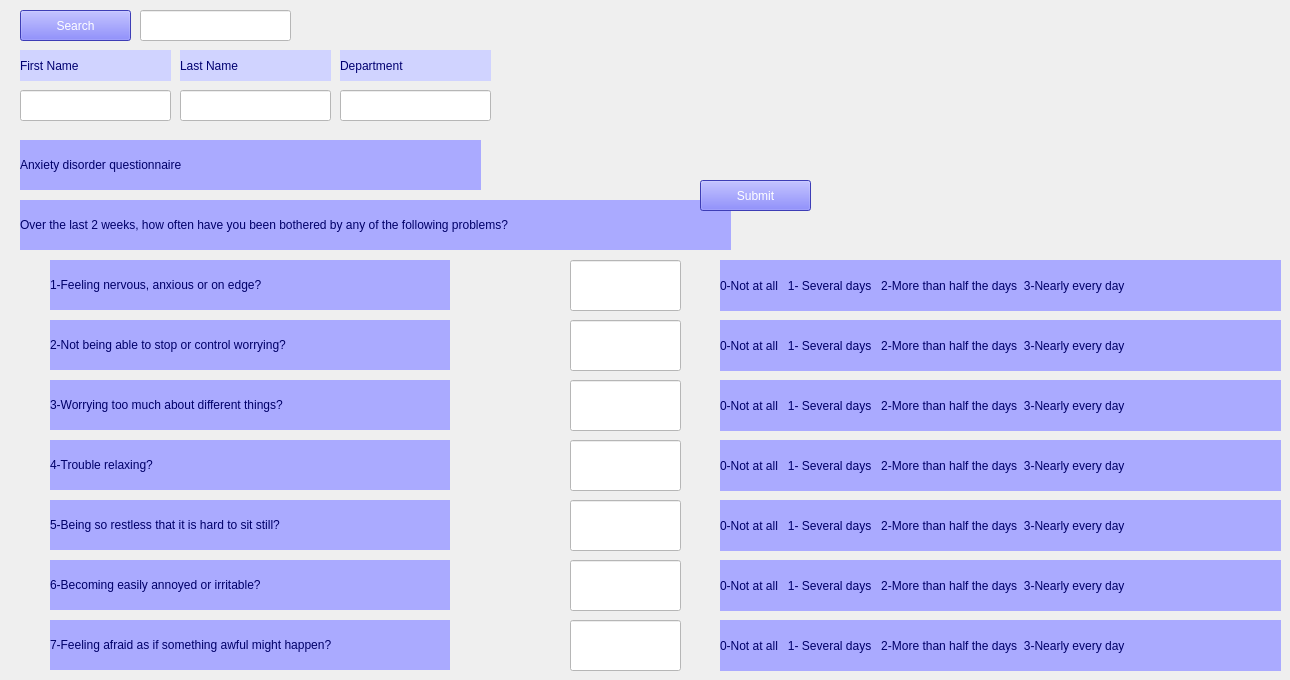
    <widget class="QWidget" name="tab_7">
     <attribute name="title">
      <string>anxiety </string>
     </attribute>
     <widget class="QLabel" name="label_3">
      <property name="geometry">
       <rect>
        <x>20</x>
        <y>140</y>
        <width>461</width>
        <height>50</height>
       </rect>
      </property>
      <property name="styleSheet">
       <string notr="true">background-color: rgb(170, 170, 255);
color: rgb(0, 0, 104);</string>
      </property>
      <property name="text">
       <string>Anxiety disorder questionnaire</string>
      </property>
     </widget>
     <widget class="QLabel" name="label_6">
      <property name="geometry">
       <rect>
        <x>20</x>
        <y>200</y>
        <width>711</width>
        <height>50</height>
       </rect>
      </property>
      <property name="styleSheet">
       <string notr="true">background-color: rgb(170, 170, 255);
font: 8pt &quot;MS Shell Dlg 2&quot;;
color: rgb(0, 0, 104);</string>
      </property>
      <property name="text">
       <string>Over the last 2 weeks, how often have you been bothered by any of the following problems?                                        </string>
      </property>
     </widget>
     <widget class="QLabel" name="label_7">
      <property name="geometry">
       <rect>
        <x>50</x>
        <y>260</y>
        <width>400</width>
        <height>50</height>
       </rect>
      </property>
      <property name="styleSheet">
       <string notr="true">background-color: rgb(170, 170, 255);
font: 8pt &quot;MS Shell Dlg 2&quot;;
color: rgb(0, 0, 104);</string>
      </property>
      <property name="text">
       <string>1-Feeling nervous, anxious or on edge?</string>
      </property>
     </widget>
     <widget class="QLabel" name="label_8">
      <property name="geometry">
       <rect>
        <x>50</x>
        <y>320</y>
        <width>400</width>
        <height>50</height>
       </rect>
      </property>
      <property name="styleSheet">
       <string notr="true">background-color: rgb(170, 170, 255);
font: 8pt &quot;MS Shell Dlg 2&quot;;
color: rgb(0, 0, 104);</string>
      </property>
      <property name="text">
       <string>2-Not being able to stop or control worrying?</string>
      </property>
     </widget>
     <widget class="QLabel" name="label_9">
      <property name="geometry">
       <rect>
        <x>50</x>
        <y>380</y>
        <width>400</width>
        <height>50</height>
       </rect>
      </property>
      <property name="styleSheet">
       <string notr="true">background-color: rgb(170, 170, 255);
font: 8pt &quot;MS Shell Dlg 2&quot;;
color: rgb(0, 0, 104);</string>
      </property>
      <property name="text">
       <string>3-Worrying too much about different things?</string>
      </property>
     </widget>
     <widget class="QLabel" name="label_10">
      <property name="geometry">
       <rect>
        <x>50</x>
        <y>440</y>
        <width>400</width>
        <height>50</height>
       </rect>
      </property>
      <property name="styleSheet">
       <string notr="true">background-color: rgb(170, 170, 255);
font: 8pt &quot;MS Shell Dlg 2&quot;;
color: rgb(0, 0, 104);</string>
      </property>
      <property name="text">
       <string>4-Trouble relaxing?</string>
      </property>
     </widget>
     <widget class="QLabel" name="label_11">
      <property name="geometry">
       <rect>
        <x>50</x>
        <y>500</y>
        <width>400</width>
        <height>50</height>
       </rect>
      </property>
      <property name="styleSheet">
       <string notr="true">background-color: rgb(170, 170, 255);
font: 8pt &quot;MS Shell Dlg 2&quot;;
color: rgb(0, 0, 104);</string>
      </property>
      <property name="text">
       <string>5-Being so restless that it is hard to sit still?</string>
      </property>
     </widget>
     <widget class="QLabel" name="label_13">
      <property name="geometry">
       <rect>
        <x>50</x>
        <y>560</y>
        <width>400</width>
        <height>50</height>
       </rect>
      </property>
      <property name="styleSheet">
       <string notr="true">background-color: rgb(170, 170, 255);
font: 8pt &quot;MS Shell Dlg 2&quot;;
color: rgb(0, 0, 104);</string>
      </property>
      <property name="text">
       <string>6-Becoming easily annoyed or irritable?</string>
      </property>
     </widget>
     <widget class="QLabel" name="label_15">
      <property name="geometry">
       <rect>
        <x>50</x>
        <y>620</y>
        <width>400</width>
        <height>50</height>
       </rect>
      </property>
      <property name="styleSheet">
       <string notr="true">background-color: rgb(170, 170, 255);
font: 8pt &quot;MS Shell Dlg 2&quot;;
color: rgb(0, 0, 104);</string>
      </property>
      <property name="text">
       <string>7-Feeling afraid as if something awful might happen?</string>
      </property>
     </widget>
     <widget class="QLabel" name="label_16">
      <property name="geometry">
       <rect>
        <x>720</x>
        <y>260</y>
        <width>561</width>
        <height>51</height>
       </rect>
      </property>
      <property name="styleSheet">
       <string notr="true">background-color: rgb(170, 170, 255);
color: rgb(0, 0, 104);
font: 8pt &quot;MS Shell Dlg 2&quot;;</string>
      </property>
      <property name="text">
       <string>0-Not at all   1- Several days   2-More than half the days  3-Nearly every day               </string>
      </property>
     </widget>
     <widget class="QLineEdit" name="tb811">
      <property name="geometry">
       <rect>
        <x>570</x>
        <y>260</y>
        <width>111</width>
        <height>51</height>
       </rect>
      </property>
      <property name="styleSheet">
       <string notr="true">background-color: rgb(255, 255, 255);
color: rgb(0, 0, 0);
</string>
      </property>
     </widget>
     <widget class="QLineEdit" name="tb812">
      <property name="geometry">
       <rect>
        <x>570</x>
        <y>320</y>
        <width>111</width>
        <height>51</height>
       </rect>
      </property>
      <property name="styleSheet">
       <string notr="true">background-color: rgb(255, 255, 255);
color: rgb(0, 0, 0);
</string>
      </property>
     </widget>
     <widget class="QLineEdit" name="tb813">
      <property name="geometry">
       <rect>
        <x>570</x>
        <y>380</y>
        <width>111</width>
        <height>51</height>
       </rect>
      </property>
      <property name="styleSheet">
       <string notr="true">background-color: rgb(255, 255, 255);
color: rgb(0, 0, 0);
</string>
      </property>
     </widget>
     <widget class="QLineEdit" name="tb814">
      <property name="geometry">
       <rect>
        <x>570</x>
        <y>440</y>
        <width>111</width>
        <height>51</height>
       </rect>
      </property>
      <property name="styleSheet">
       <string notr="true">background-color: rgb(255, 255, 255);
color: rgb(0, 0, 0);
</string>
      </property>
     </widget>
     <widget class="QLineEdit" name="tb815">
      <property name="geometry">
       <rect>
        <x>570</x>
        <y>500</y>
        <width>111</width>
        <height>51</height>
       </rect>
      </property>
      <property name="styleSheet">
       <string notr="true">background-color: rgb(255, 255, 255);
color: rgb(0, 0, 0);
</string>
      </property>
     </widget>
     <widget class="QLineEdit" name="tb816">
      <property name="geometry">
       <rect>
        <x>570</x>
        <y>560</y>
        <width>111</width>
        <height>51</height>
       </rect>
      </property>
      <property name="styleSheet">
       <string notr="true">background-color: rgb(255, 255, 255);
color: rgb(0, 0, 0);
</string>
      </property>
     </widget>
     <widget class="QLineEdit" name="tb817">
      <property name="geometry">
       <rect>
        <x>570</x>
        <y>620</y>
        <width>111</width>
        <height>51</height>
       </rect>
      </property>
      <property name="styleSheet">
       <string notr="true">background-color: rgb(255, 255, 255);
color: rgb(0, 0, 0);
</string>
      </property>
     </widget>
     <widget class="QLineEdit" name="tb803">
      <property name="geometry">
       <rect>
        <x>340</x>
        <y>90</y>
        <width>151</width>
        <height>31</height>
       </rect>
      </property>
      <property name="styleSheet">
       <string notr="true">background-color: rgb(255, 255, 255);
font: 8pt &quot;MS Shell Dlg 2&quot;;</string>
      </property>
     </widget>
     <widget class="QLabel" name="l523_2">
      <property name="geometry">
       <rect>
        <x>340</x>
        <y>50</y>
        <width>151</width>
        <height>31</height>
       </rect>
      </property>
      <property name="font">
       <font>
        <family>MS Shell Dlg 2</family>
        <pointsize>9</pointsize>
        <weight>9</weight>
        <italic>false</italic>
        <bold>false</bold>
       </font>
      </property>
      <property name="styleSheet">
       <string notr="true">font: 75 9pt &quot;MS Shell Dlg 2&quot;;
background-color: rgb(208, 211, 255);
color: rgb(0, 0, 112);
</string>
      </property>
      <property name="text">
       <string>Department</string>
      </property>
     </widget>
     <widget class="QLineEdit" name="tb801">
      <property name="geometry">
       <rect>
        <x>20</x>
        <y>90</y>
        <width>151</width>
        <height>31</height>
       </rect>
      </property>
      <property name="styleSheet">
       <string notr="true">background-color: rgb(255, 255, 255);
font: 8pt &quot;MS Shell Dlg 2&quot;;</string>
      </property>
     </widget>
     <widget class="QLabel" name="l522_2">
      <property name="geometry">
       <rect>
        <x>180</x>
        <y>50</y>
        <width>151</width>
        <height>31</height>
       </rect>
      </property>
      <property name="font">
       <font>
        <family>MS Shell Dlg 2</family>
        <pointsize>9</pointsize>
        <weight>9</weight>
        <italic>false</italic>
        <bold>false</bold>
       </font>
      </property>
      <property name="styleSheet">
       <string notr="true">font: 75 9pt &quot;MS Shell Dlg 2&quot;;
background-color: rgb(208, 211, 255);
color: rgb(0, 0, 112);
</string>
      </property>
      <property name="text">
       <string>Last Name</string>
      </property>
     </widget>
     <widget class="QLabel" name="l521_3">
      <property name="geometry">
       <rect>
        <x>20</x>
        <y>50</y>
        <width>151</width>
        <height>31</height>
       </rect>
      </property>
      <property name="font">
       <font>
        <family>MS Shell Dlg 2</family>
        <pointsize>9</pointsize>
        <weight>9</weight>
        <italic>false</italic>
        <bold>false</bold>
       </font>
      </property>
      <property name="styleSheet">
       <string notr="true">font: 75 9pt &quot;MS Shell Dlg 2&quot;;
background-color: rgb(208, 211, 255);
color: rgb(0, 0, 112);
</string>
      </property>
      <property name="text">
       <string>First Name</string>
      </property>
     </widget>
     <widget class="QLineEdit" name="tb802">
      <property name="geometry">
       <rect>
        <x>180</x>
        <y>90</y>
        <width>151</width>
        <height>31</height>
       </rect>
      </property>
      <property name="styleSheet">
       <string notr="true">background-color: rgb(255, 255, 255);
font: 8pt &quot;MS Shell Dlg 2&quot;;</string>
      </property>
     </widget>
     <widget class="QPushButton" name="b510_2">
      <property name="geometry">
       <rect>
        <x>20</x>
        <y>10</y>
        <width>111</width>
        <height>31</height>
       </rect>
      </property>
      <property name="styleSheet">
       <string notr="true">background-color: rgb(85, 85, 255);
color: rgb(255, 255, 255);
font: 8pt &quot;MS Shell Dlg 2&quot;;</string>
      </property>
      <property name="text">
       <string>Search</string>
      </property>
     </widget>
     <widget class="QLineEdit" name="tb800">
      <property name="geometry">
       <rect>
        <x>140</x>
        <y>10</y>
        <width>151</width>
        <height>31</height>
       </rect>
      </property>
      <property name="styleSheet">
       <string notr="true">background-color: rgb(255, 255, 255);
font: 8pt &quot;MS Shell Dlg 2&quot;;</string>
      </property>
     </widget>
     <widget class="QPushButton" name="b520_2">
      <property name="geometry">
       <rect>
        <x>700</x>
        <y>180</y>
        <width>111</width>
        <height>31</height>
       </rect>
      </property>
      <property name="styleSheet">
       <string notr="true">background-color: rgb(85, 85, 255);
color: rgb(255, 255, 255);
font: 8pt &quot;MS Shell Dlg 2&quot;;</string>
      </property>
      <property name="text">
       <string>Submit</string>
      </property>
     </widget>
     <widget class="QLabel" name="label_17">
      <property name="geometry">
       <rect>
        <x>720</x>
        <y>320</y>
        <width>561</width>
        <height>51</height>
       </rect>
      </property>
      <property name="styleSheet">
       <string notr="true">background-color: rgb(170, 170, 255);
color: rgb(0, 0, 104);
font: 8pt &quot;MS Shell Dlg 2&quot;;</string>
      </property>
      <property name="text">
       <string>0-Not at all   1- Several days   2-More than half the days  3-Nearly every day               </string>
      </property>
     </widget>
     <widget class="QLabel" name="label_18">
      <property name="geometry">
       <rect>
        <x>720</x>
        <y>380</y>
        <width>561</width>
        <height>51</height>
       </rect>
      </property>
      <property name="styleSheet">
       <string notr="true">background-color: rgb(170, 170, 255);
color: rgb(0, 0, 104);
font: 8pt &quot;MS Shell Dlg 2&quot;;</string>
      </property>
      <property name="text">
       <string>0-Not at all   1- Several days   2-More than half the days  3-Nearly every day               </string>
      </property>
     </widget>
     <widget class="QLabel" name="label_19">
      <property name="geometry">
       <rect>
        <x>720</x>
        <y>440</y>
        <width>561</width>
        <height>51</height>
       </rect>
      </property>
      <property name="styleSheet">
       <string notr="true">background-color: rgb(170, 170, 255);
color: rgb(0, 0, 104);
font: 8pt &quot;MS Shell Dlg 2&quot;;</string>
      </property>
      <property name="text">
       <string>0-Not at all   1- Several days   2-More than half the days  3-Nearly every day               </string>
      </property>
     </widget>
     <widget class="QLabel" name="label_27">
      <property name="geometry">
       <rect>
        <x>720</x>
        <y>500</y>
        <width>561</width>
        <height>51</height>
       </rect>
      </property>
      <property name="styleSheet">
       <string notr="true">background-color: rgb(170, 170, 255);
color: rgb(0, 0, 104);
font: 8pt &quot;MS Shell Dlg 2&quot;;</string>
      </property>
      <property name="text">
       <string>0-Not at all   1- Several days   2-More than half the days  3-Nearly every day               </string>
      </property>
     </widget>
     <widget class="QLabel" name="label_32">
      <property name="geometry">
       <rect>
        <x>720</x>
        <y>560</y>
        <width>561</width>
        <height>51</height>
       </rect>
      </property>
      <property name="styleSheet">
       <string notr="true">background-color: rgb(170, 170, 255);
color: rgb(0, 0, 104);
font: 8pt &quot;MS Shell Dlg 2&quot;;</string>
      </property>
      <property name="text">
       <string>0-Not at all   1- Several days   2-More than half the days  3-Nearly every day               </string>
      </property>
     </widget>
     <widget class="QLabel" name="label_34">
      <property name="geometry">
       <rect>
        <x>720</x>
        <y>620</y>
        <width>561</width>
        <height>51</height>
       </rect>
      </property>
      <property name="styleSheet">
       <string notr="true">background-color: rgb(170, 170, 255);
color: rgb(0, 0, 104);
font: 8pt &quot;MS Shell Dlg 2&quot;;</string>
      </property>
      <property name="text">
       <string>0-Not at all   1- Several days   2-More than half the days  3-Nearly every day               </string>
      </property>
     </widget>
    </widget>
